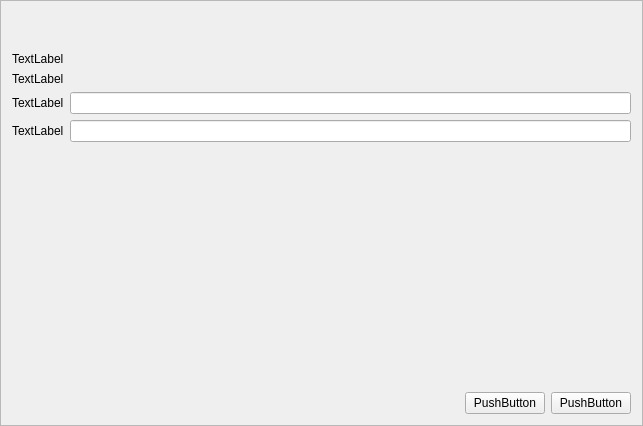
<?xml version="1.0" encoding="UTF-8"?>
<ui version="4.0">
 <class>Frame</class>
 <widget class="QFrame" name="Frame">
  <property name="geometry">
   <rect>
    <x>0</x>
    <y>0</y>
    <width>643</width>
    <height>426</height>
   </rect>
  </property>
  <property name="windowTitle">
   <string>Frame</string>
  </property>
  <property name="frameShape">
   <enum>QFrame::StyledPanel</enum>
  </property>
  <property name="frameShadow">
   <enum>QFrame::Raised</enum>
  </property>
  <layout class="QVBoxLayout" name="verticalLayout">
   <item>
    <spacer name="verticalSpacer_2">
     <property name="orientation">
      <enum>Qt::Vertical</enum>
     </property>
     <property name="sizeType">
      <enum>QSizePolicy::Fixed</enum>
     </property>
     <property name="sizeHint" stdset="0">
      <size>
       <width>20</width>
       <height>40</height>
      </size>
     </property>
    </spacer>
   </item>
   <item>
    <layout class="QVBoxLayout" name="verticalLayout_2">
     <item>
      <widget class="QLabel" name="label">
       <property name="text">
        <string>TextLabel</string>
       </property>
      </widget>
     </item>
     <item>
      <widget class="QLabel" name="label_2">
       <property name="text">
        <string>TextLabel</string>
       </property>
      </widget>
     </item>
     <item>
      <layout class="QFormLayout" name="formLayout">
       <item row="0" column="0">
        <widget class="QLabel" name="label_3">
         <property name="text">
          <string>TextLabel</string>
         </property>
        </widget>
       </item>
       <item row="1" column="0">
        <widget class="QLabel" name="label_4">
         <property name="text">
          <string>TextLabel</string>
         </property>
        </widget>
       </item>
       <item row="0" column="1">
        <widget class="QLineEdit" name="lineEdit"/>
       </item>
       <item row="1" column="1">
        <widget class="QLineEdit" name="lineEdit_2"/>
       </item>
      </layout>
     </item>
    </layout>
   </item>
   <item>
    <spacer name="verticalSpacer">
     <property name="orientation">
      <enum>Qt::Vertical</enum>
     </property>
     <property name="sizeType">
      <enum>QSizePolicy::Expanding</enum>
     </property>
     <property name="sizeHint" stdset="0">
      <size>
       <width>20</width>
       <height>40</height>
      </size>
     </property>
    </spacer>
   </item>
   <item>
    <layout class="QHBoxLayout" name="horizontalLayout">
     <item>
      <spacer name="horizontalSpacer">
       <property name="orientation">
        <enum>Qt::Horizontal</enum>
       </property>
       <property name="sizeHint" stdset="0">
        <size>
         <width>40</width>
         <height>20</height>
        </size>
       </property>
      </spacer>
     </item>
     <item>
      <widget class="QPushButton" name="pushButton_2">
       <property name="text">
        <string>PushButton</string>
       </property>
      </widget>
     </item>
     <item>
      <widget class="QPushButton" name="pushButton">
       <property name="text">
        <string>PushButton</string>
       </property>
      </widget>
     </item>
    </layout>
   </item>
  </layout>
 </widget>
 <resources/>
 <connections/>
</ui>
